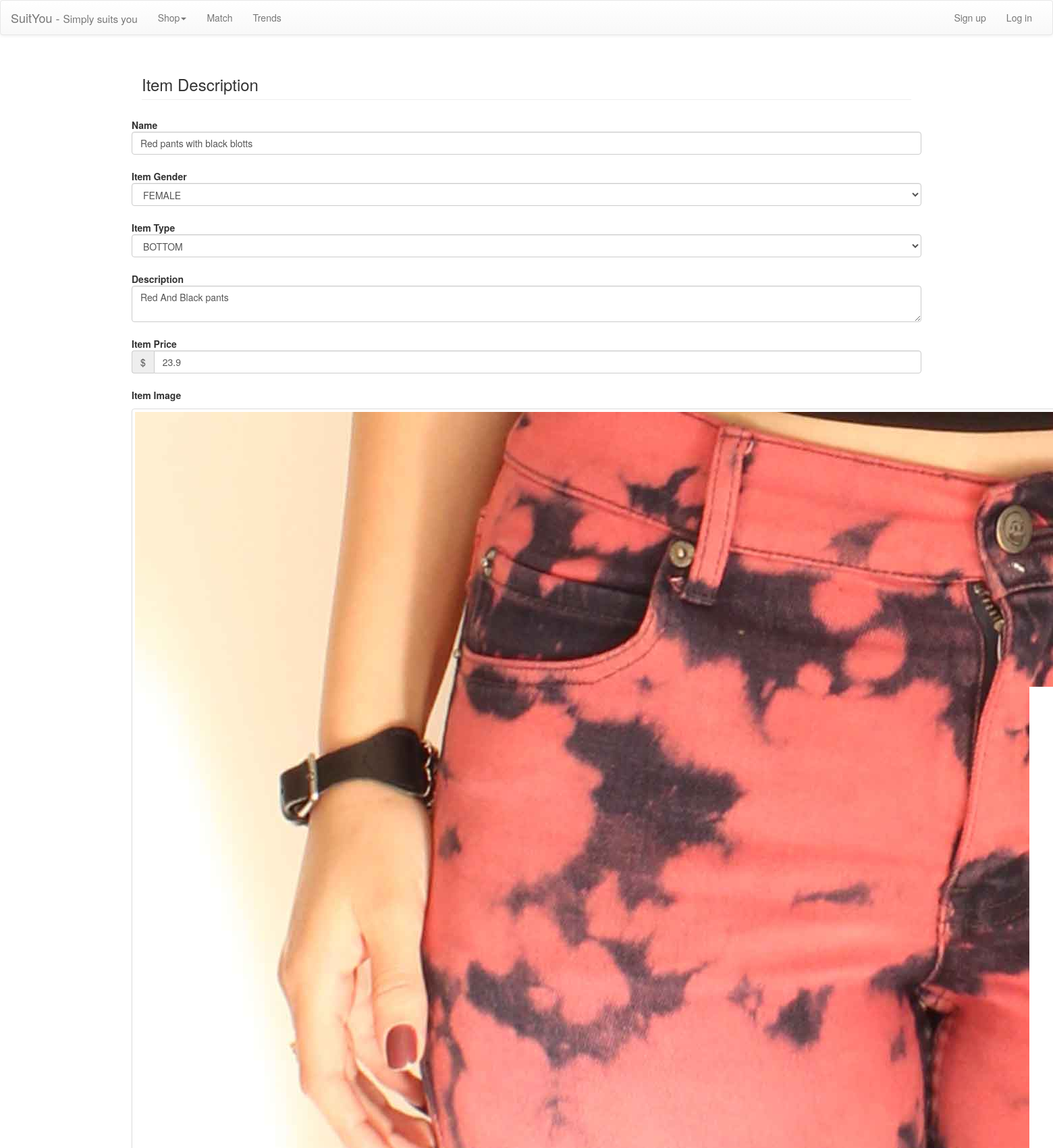
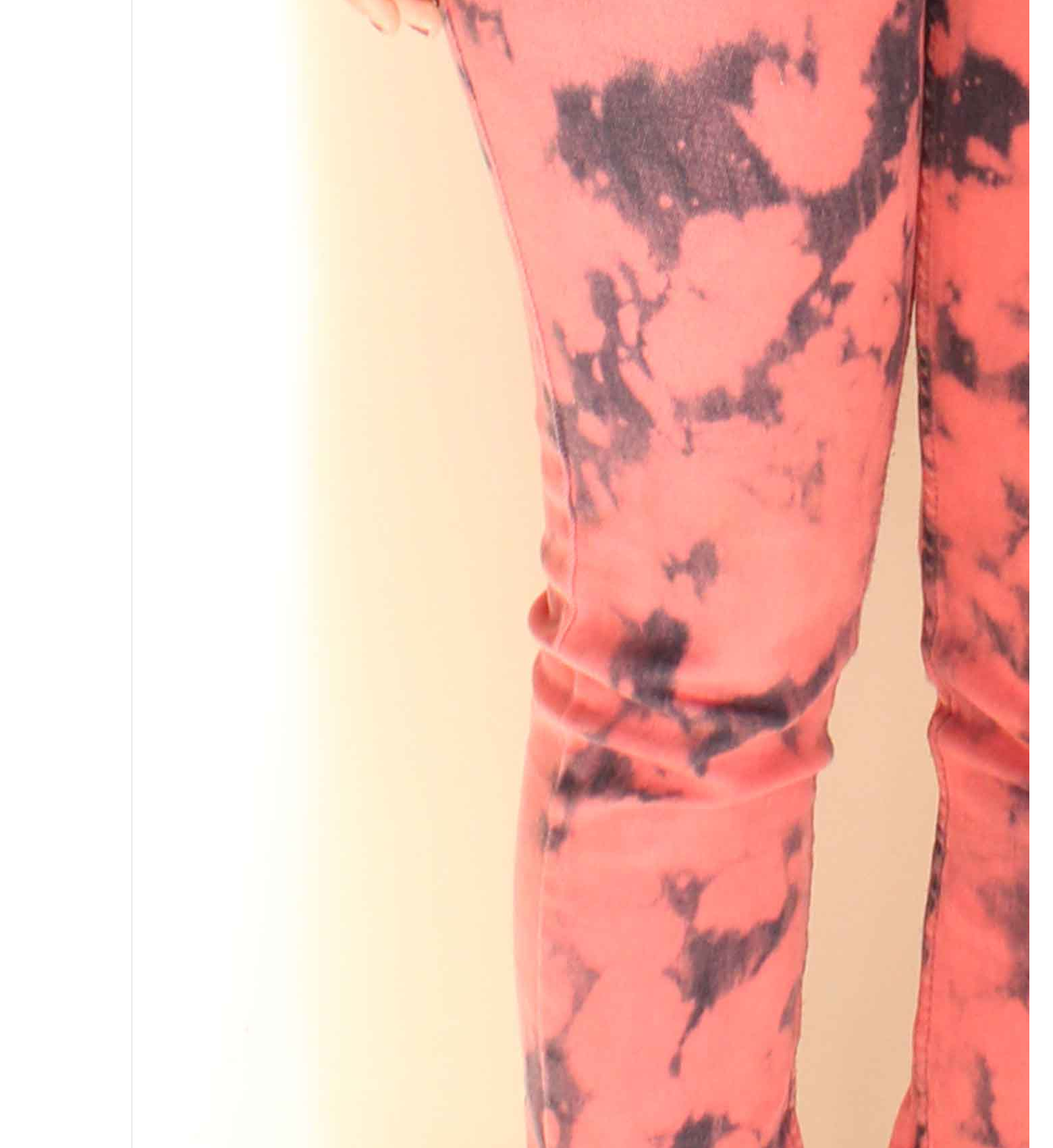
Screenshot of /add_item.php?itemId=30 (upper part) with the database file from the repository (2 pictures, top to bottom).
### tables this page shows
CREATE TABLE IF NOT EXISTS `items` (
  `item_id` int(10) unsigned NOT NULL AUTO_INCREMENT,
  `name` varchar(255) NOT NULL,
  `gender` enum('MALE','FEMALE') NOT NULL DEFAULT 'MALE',
  `type` enum('TOP','BOTTOM') NOT NULL DEFAULT 'TOP',
  `description` text,
  `price` double NOT NULL,
  `designer_id` int(11) unsigned NOT NULL,
  `creation_time` timestamp NOT NULL DEFAULT CURRENT_TIMESTAMP,
  `picture` varchar(500) DEFAULT NULL,
  PRIMARY KEY (`item_id`),
  UNIQUE KEY `id` (`item_id`),
  FULLTEXT KEY `name` (`name`)
);

### item.php (called while the page is built, shortened)
<?php
class Item {
	public static function getItemByID($itemId) {
		$itemQuery = mysql_query("SELECT * FROM items WHERE item_id = ".$itemId);
		$num_rows = mysql_num_rows($itemQuery);
		if($num_rows == 1) {
			$itemRow = mysql_fetch_array($itemQuery);
			$item = new Item();
			$item->itemId = $itemId;
			$item->name = $itemRow['name'];
			$item->gender = $itemRow['gender'];
			$item->type = $itemRow['type'];
			$item->description = $itemRow['description'];
			$item->price = $itemRow['price'];
			$item->designerId = $itemRow['designer_id'];
			$item->creationTime = $itemRow['creation_time'];
			$item->picture = $itemRow['picture'];
			return $item;
		}
		else {
			return null;
		}
	}
}
?>

### add_item.php (the view, shortened to what this page needs)
<?php
include("header.php");
$itemForUpdate = NULL;
if(!empty($_GET["itemId"])) {
	$itemForUpdate = Item::getItemById($_GET["itemId"]);
}
?>
<div class="container">
		<h3 class="page-header">Item Description</h3>
				<?php if ($itemForUpdate != NULL) { ?>
	            	<form id="add_item_form" class="form-horizontal" action="manage_item_logic.php?action=update&itemId=<?php echo $itemForUpdate->itemId;?>" method="post" enctype="multipart/form-data" role="form"/>
				<?php } else { ?>
					<form id="add_item_form" class="form-horizontal" action="manage_item_logic.php?action=add" method="post" enctype="multipart/form-data" role="form"/>
				<?php } ?>
		                <div class="form-group">
		                    <label class="control-label" for="name">Name</label>
		                    <input class="form-control" type="text" name="name" id="name" value="<?php if ($itemForUpdate != NULL) { echo $itemForUpdate->name; }?>" />
		                </div>
		                <div class="form-group">
		                    <label class="control-label" for="name">Item Gender</label>
		                    <select class="form-control" name="gender">
		                        <option <?php if ($itemForUpdate != NULL) {if ($itemForUpdate->gender == 'FEMALE') echo "selected"; } ?> value="FEMALE">FEMALE</option>
		                    </select>
		                </div>
		                <div class="form-group">
		                    <label class="control-label" for="type">Item Type</label>
		                    <select class="form-control" name="type">
		                        <option <?php if ($itemForUpdate != NULL) {if ($itemForUpdate->type == 'BOTTOM') echo "selected";} ?> value="BOTTOM">BOTTOM</option>
		                    </select>
						</div>
						 <div class="form-group">
							 <label class="control-label" for="description">Description</label>
							 <textarea class="form-control" name="description" id="description"/><?php if ($itemForUpdate != NULL) {echo $itemForUpdate->description;} ?></textarea>
						 </div>
						 <div class="form-group">
							 <label class="control-label" for="price">Item Price</label>
							 <div class="input-group">
							   <span class="input-group-addon">$</span>
							   <input class="form-control" type="text" name="price" id="price" value="<?php if ($itemForUpdate != NULL) {echo $itemForUpdate->price;} ?>"/>
							  </div>
						 </div>
			            <div class="form-group">
							<?php if ($itemForUpdate != NULL) { ?>
						 	  <p> <label class="control-label">Item Image</label></p>
							<img class="thumbnail" src="images/items/<?php if ($itemForUpdate != NULL) {echo $itemForUpdate->picture;} ?>" />
							<?php }?>
						</div>
			</div>
  </body>
</html>

### rows the page displays
items: name "Red pants with black blotts", gender "FEMALE", type "BOTTOM", description "Red And Black pants", price "23.9", picture (picture)
